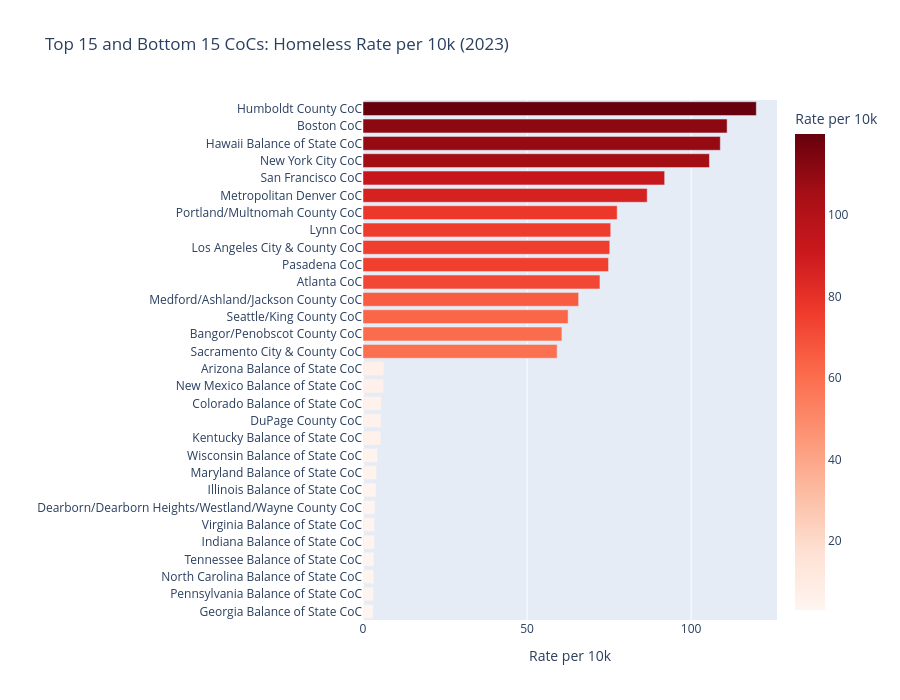

The notebook cell this image was saved under:
### Code cell
top15 = df.nlargest(15, 'homeless_rate_per_10k')
bot15 = df.nsmallest(15, 'homeless_rate_per_10k')
combined = pd.concat([top15, bot15])

fig2 = px.bar(
    combined.sort_values('homeless_rate_per_10k', ascending=True),
    x='homeless_rate_per_10k', y='coc_name', orientation='h',
    color='homeless_rate_per_10k', color_continuous_scale='Reds',
    title='Top 15 and Bottom 15 CoCs: Homeless Rate per 10k (2023)',
    labels={'homeless_rate_per_10k': 'Rate per 10k', 'coc_name': ''},
)
fig2.update_layout(height=700)
fig2.show()

### Figure 1 — Plotly figure (JSON) as saved in the notebook; plotly's stock layout.template omitted (floating-point values rounded to 4 significant figures)
{"data": [{"hovertemplate": "Rate per 10k=%{marker.color}<br>=%{y}<extra></extra>", "legendgroup": "", "marker": {"color": [3.06, 3.18, 3.32, 3.34, 3.47, 3.5, 3.64, 3.95, 4.15, 4.41, 5.44, 5.5, 5.61, 6.19, 6.38, 59.17, 60.62, 62.52, 65.72, 72.22, 74.84, 75.21, 75.5, 77.47, 86.62, 91.94, 105.6, 108.9, 111.0, 119.9], "coloraxis": "coloraxis", "pattern": {"shape": ""}}, "name": "", "orientation": "h", "showlegend": false, "textposition": "auto", "type": "bar", "x": [3.06, 3.18, 3.32, 3.34, 3.47, 3.5, 3.64, 3.95, 4.15, 4.41, 5.44, 5.5, 5.61, 6.19, 6.38, 59.17, 60.62, 62.52, 65.72, 72.22, 74.84, 75.21, 75.5, 77.47, 86.62, 91.94, 105.6, 108.9, 111.0, 119.9], "xaxis": "x", "y": ["Georgia Balance of State CoC", "Pennsylvania Balance of State CoC", "North Carolina Balance of State CoC", "Tennessee Balance of State CoC", "Indiana Balance of State CoC", "Virginia Balance of State CoC", "Dearborn/Dearborn Heights/Westland/Wayne County CoC", "Illinois Balance of State CoC", "Maryland Balance of State CoC", "Wisconsin Balance of State CoC", "Kentucky Balance of State CoC", "DuPage County CoC", "Colorado Balance of State CoC", "New Mexico Balance of State CoC", "Arizona Balance of State CoC", "Sacramento City & County CoC", "Bangor/Penobscot County CoC", "Seattle/King County CoC", "Medford/Ashland/Jackson County CoC", "Atlanta CoC", "Pasadena CoC", "Los Angeles City & County CoC", "Lynn CoC", "Portland/Multnomah County CoC", "Metropolitan Denver CoC", "San Francisco CoC", "New York City CoC", "Hawaii Balance of State CoC", "Boston CoC", "Humboldt County CoC"], "yaxis": "y"}], "layout": {"barmode": "relative", "coloraxis": {"colorbar": {"title": {"text": "Rate per 10k"}}, "colorscale": [[0.0, "rgb(255,245,240)"], [0.125, "rgb(254,224,210)"], [0.25, "rgb(252,187,161)"], [0.375, "rgb(252,146,114)"], [0.5, "rgb(251,106,74)"], [0.625, "rgb(239,59,44)"], [0.75, "rgb(203,24,29)"], [0.875, "rgb(165,15,21)"], [1.0, "rgb(103,0,13)"]]}, "height": 700, "legend": {"tracegroupgap": 0}, "title": {"text": "Top 15 and Bottom 15 CoCs: Homeless Rate per 10k (2023)"}, "xaxis": {"anchor": "y", "domain": [0.0, 1.0], "title": {"text": "Rate per 10k"}}, "yaxis": {"anchor": "x", "domain": [0.0, 1.0], "title": {"text": ""}}}}
